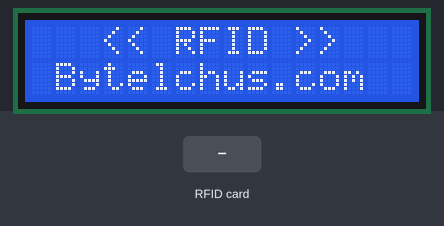
Bench run of a sketch on a simulated Arduino Uno, built with avr-gcc and run on an emulated ATmega328P. On the bench: 16×2 character LCD. The inputs (shaded band) are chosen by the test bench. What the sketch prints to the serial monitor is not drawn.

Above: at 1.3 s.
1.4 s: RFID card 19 66 54 02 35 held to the reader
At 2.0 s:
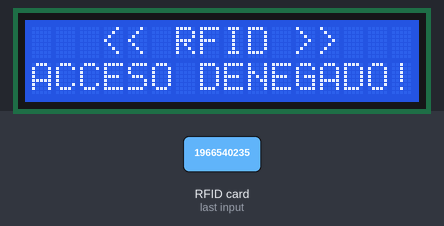
4.3 s: RFID card 5E 7A 19 C4 held to the reader
At 5.6 s:
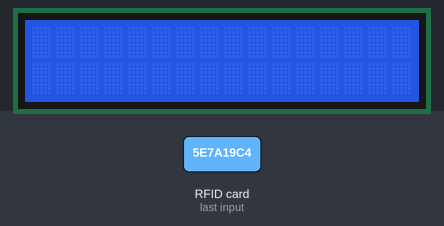
Timing chart, 0 to 7.3 s (numbered marks = the images above; inputs shaded):
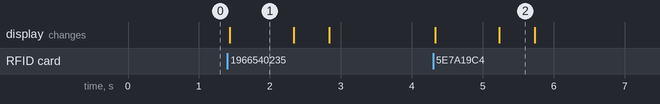

The sketch:

RFID_RC522_LCD16x2.ino
```cpp
#include <SPI.h>
#include <MFRC522.h>
#include <LiquidCrystal.h>

#define SS_PIN 10
#define RST_PIN 9
MFRC522 mfrc522(SS_PIN, RST_PIN);	// Create MFRC522 instance.
byte cardPresent;
LiquidCrystal lcd(2,3,4,5,6,7);
String codRFID="";

void setup() {
  Serial.begin(9600);	// Initialize serial communications with the PC
  SPI.begin();			// Init SPI bus
  mfrc522.PCD_Init();	// Init MFRC522 card
 // Serial.println("Ready!");
 lcd.begin(16, 2);
}

void loop() {
  codRFID="";

 lcd.setCursor(3, 0); // Nos posicionamos en el tercer caracter de la primer linea 0,0
 lcd.print("<< RFID >>");// Escribimos en la primera linea el display
 lcd.setCursor(0, 1); // Nos posicionamos en el primer caracter de la segunda linea 0,1
 lcd.print(" Bytelchus.com"); // Escribimos en la segunda linea del display
  // Look for new cards
        if ( ! mfrc522.PICC_IsNewCardPresent()) {
          return;
        }

// Select one of the cards
        if ( ! mfrc522.PICC_ReadCardSerial()) {
          return;
        }
//Serial.print("Card UID:");
        for (byte i = 0; i < mfrc522.uid.size; i++) {
                //Serial.print(mfrc522.uid.uidByte[i] < 0x10 ? " 0" : " ");
                Serial.print(mfrc522.uid.uidByte[i], HEX);
                codRFID = codRFID+mfrc522.uid.uidByte[i];
        }
        Serial.println();


        if(codRFID.equals("1966540235") || codRFID.equals("208027201")){
          Serial.println("Puede Entrar");
          lcd.setCursor(3, 0); // Nos posicionamos en el tercer caracter de la primer linea 0,0
           lcd.print("<< RFID >>");// Escribimos en la primera linea el display
           lcd.setCursor(0, 1); // Nos posicionamos en el primer caracter de la segunda linea 0,1
           lcd.print("ACCESO PERMITIDO"); // Escribimos en la segunda linea del display
           delay(900);
            lcd.clear(); // borramos lo que hay el display
        }else{
           lcd.setCursor(3, 0); // Nos posicionamos en el tercer caracter de la primer linea 0,0
           lcd.print("<< RFID >>");// Escribimos en la primera linea el display
           lcd.setCursor(0, 1); // Nos posicionamos en el primer caracter de la segunda linea 0,1
           lcd.print("ACCESO DENEGADO!"); // Escribimos en la segunda linea del display
           delay(900);
           lcd.clear(); // borramos lo que hay el display
        }


        delay(500);
}
```

Measured:
- after the input at 1.4 s, the display: changes at once (image 1)
- after the input at 4.3 s, the display: first changes at once (image 2 shows a later state)
- what the display in image 1 shows lasts 0.9 s, from 1.4 s to 2.3 s
- what the display in image 2 shows lasts 0.5 s, from 5.2 s to 5.7 s
